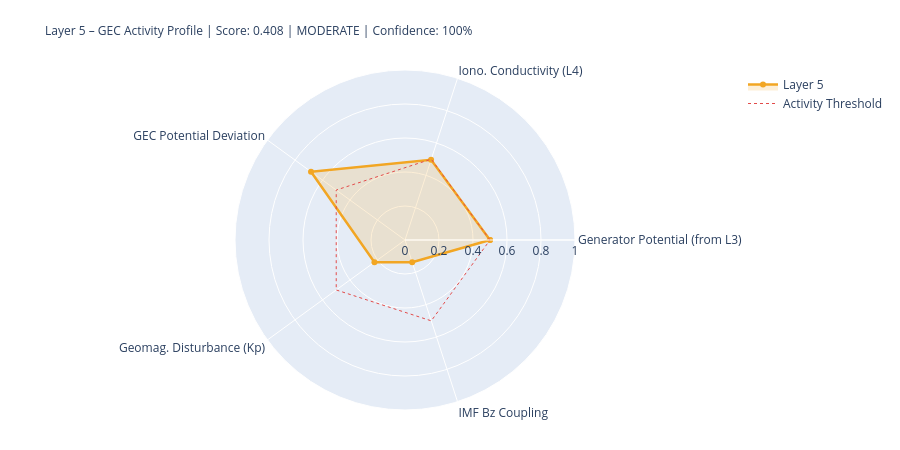

Notebook code for this chart:
### Markdown cell above
---
## 5. State Assessment & Handoff to Layer 6

### Code cell
# ============================================================
# LAYER-5-SCORE
# ============================================================

# Components
# 1) Generator activity (Layer-3-driven)
gen_score = norm(generator_strength, 0.3, 2.0)
gen_src   = 'from_layer3' if l3_thunder_score is not None else 'estimated'

# 2) Ionospheric conductivity (Layer-4-driven)
iono_score = norm(iono_cond_factor, 0.7, 1.4)
iono_src   = 'from_layer4' if l4_ioniz is not None else 'estimated'

# 3) GEC potential deviation from reference
pot_score = norm(abs(delta_V_pct), 0, 30)  # 0 = at reference, 1 = 30% deviation
pot_src   = 'derived'

# 4) Geomagnetic disturbance (Kp) – modulates vertical currents
kp_score = norm(kp_val, 0, 9)
kp_src   = 'primary' if kp_now is not None else 'from_layer4'

# 5) IMF Bz coupling (southward = stronger M-I coupling → GEC influence)
bz_score = norm(-(bz_now or 0), -5, 30) if bz_now is not None else None
bz_src   = 'primary' if bz_now is not None else 'missing'

COMPONENTS = {
    'Generator Potential (from L3)':  {'score': gen_score,   'source': 'derived_from_layer3', 'dynamic': True},
    'Iono. Conductivity (L4)':      {'score': iono_score,  'source': iono_src, 'dynamic': True},
    'GEC Potential Deviation':      {'score': pot_score,   'source': pot_src,  'dynamic': True},
    'Geomag. Disturbance (Kp)':         {'score': kp_score,    'source': kp_src,   'dynamic': True},
    'IMF Bz Coupling':               {'score': bz_score,    'source': bz_src,   'dynamic': True},
}

available   = {k: v['score'] for k, v in COMPONENTS.items() if v['score'] is not None}
unavailable = [k for k, v in COMPONENTS.items() if v['score'] is None]
layer5_score = round(sum(available.values()) / len(available), 4) if available else None
confidence   = round(len(available) / len(COMPONENTS), 2)
level = ('unknown' if layer5_score is None
         else 'quiet'   if layer5_score < 0.3
         else 'moderate' if layer5_score < 0.6
         else 'active')
dominant_l5 = max(available, key=available.get) if available else 'none'

# Kp consistency: separate 1-min raw value from score value
kp_1m_raw   = kp_now          # directly from API (can be 0.0 during live measurement)
kp_for_score = kp_val          # from Layer-0 context or estimated value if needed
kp_score_src = kp_src

W = 68
print('=' * W)
print('LAYER 5 – GLOBAL ELECTRIC CIRCUIT – STATE ASSESSMENT')
print('=' * W)
for name, comp in COMPONENTS.items():
    s = comp['score']
    if s is not None:
        bar = '█' * int(s*20) + '░' * (20-int(s*20))
        print(f'  {name:<34} {bar}  {s:.3f}  [{comp["source"]}]')
    else:
        print(f'  {name:<34} {"─"*20}  n/a   [missing]')
print('-' * W)
print(f'  Score:         {layer5_score:.3f}  ({len(available)}/{len(COMPONENTS)} components)')
print(f'  Confidence:    {confidence:.0%}')
print(f'  Level:         {level.upper()}')
print(f'  Dominant:      {dominant_l5}')
print(f'  V_iono:        {V_iono_mod:.1f} kV  (Δ {delta_V_pct:+.1f}% vs. Ref)')
print(f'  I_total:       {I_total_mod:.1f} A   (Δ {delta_I_pct:+.1f}% vs. Ref)')
print('=' * W)

# Radar
cats   = list(available.keys())
vals_r = list(available.values())
if len(cats) >= 3:
    fig = go.Figure()
    fig.add_trace(go.Scatterpolar(
        r=vals_r + [vals_r[0]], theta=cats + [cats[0]],
        fill='toself', fillcolor='rgba(242,166,35,0.18)',
        line=dict(color='#F2A623', width=2.5), name='Layer 5'
    ))
    fig.add_trace(go.Scatterpolar(
        r=[0.5]*(len(cats)+1), theta=cats+[cats[0]],
        line=dict(color='#E24B4A', dash='dot', width=1),
        mode='lines', name='Activity Threshold'
    ))
    fig.update_layout(
        title=dict(
            text=f'Layer 5 – GEC Activity Profile | Score: {layer5_score:.3f} | {level.upper()} | Confidence: {confidence:.0%}',
            font=dict(size=12)
        ),
        polar=dict(radialaxis=dict(visible=True, range=[0,1])),
        height=450, showlegend=True,
        margin=dict(l=80, r=80, t=70, b=40)
    )
    fig.show()

### Figure 1 — Plotly figure (JSON) as saved in the notebook; plotly's stock layout.template omitted (floating-point values rounded to 4 significant figures)
{"data": [{"fill": "toself", "fillcolor": "rgba(242,166,35,0.18)", "line": {"color": "#F2A623", "width": 2.5}, "name": "Layer 5", "r": [0.5, 0.4963, 0.6833, 0.2222, 0.1369, 0.5], "theta": ["Generator Potential (from L3)", "Iono. Conductivity (L4)", "GEC Potential Deviation", "Geomag. Disturbance (Kp)", "IMF Bz Coupling", "Generator Potential (from L3)"], "type": "scatterpolar"}, {"line": {"color": "#E24B4A", "dash": "dot", "width": 1}, "mode": "lines", "name": "Activity Threshold", "r": [0.5, 0.5, 0.5, 0.5, 0.5, 0.5], "theta": ["Generator Potential (from L3)", "Iono. Conductivity (L4)", "GEC Potential Deviation", "Geomag. Disturbance (Kp)", "IMF Bz Coupling", "Generator Potential (from L3)"], "type": "scatterpolar"}], "layout": {"height": 450, "margin": {"b": 40, "l": 80, "r": 80, "t": 70}, "polar": {"radialaxis": {"range": [0, 1], "visible": true}}, "showlegend": true, "title": {"font": {"size": 12}, "text": "Layer 5 – GEC Activity Profile | Score: 0.408 | MODERATE | Confidence: 100%"}}}
